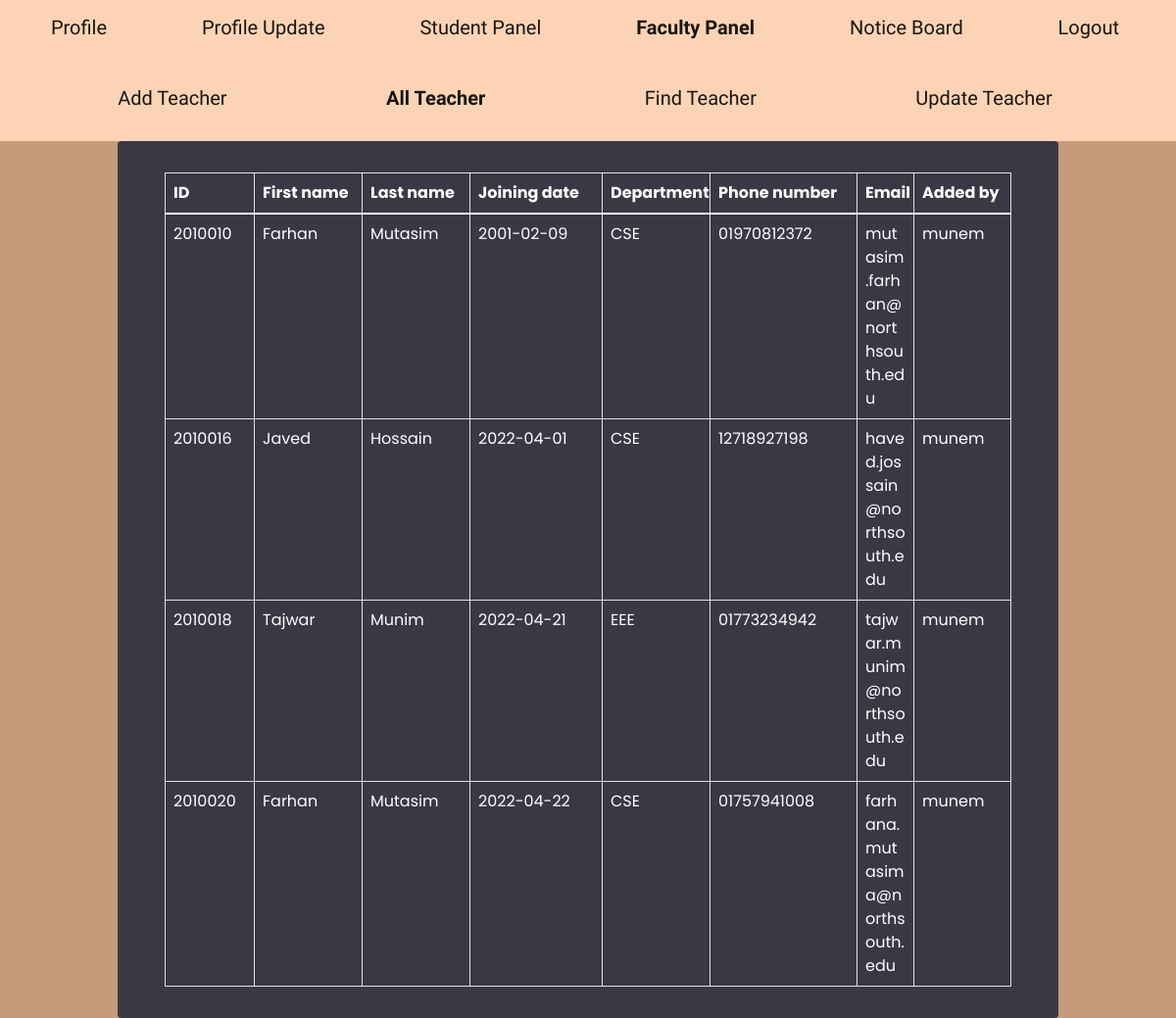
Screenshot of /admin_teacher_showing_teacher.php with the database file from the repository.
### tables this page shows
CREATE TABLE `teacher_user` (
  `id` int(11) NOT NULL,
  `fname` varchar(100) NOT NULL,
  `lname` varchar(100) DEFAULT NULL,
  `teacherphone` varchar(20) DEFAULT NULL,
  `teacheremail` varchar(100) DEFAULT NULL,
  `dept` char(3) DEFAULT NULL,
  `joining_date` date DEFAULT NULL,
  `teacheruser` varchar(100) DEFAULT NULL,
  `teacherpass` varchar(100) DEFAULT NULL,
  `added_by` varchar(40) NOT NULL
);

### admin_teacher_showing_teacher.php (the view, shortened to what this page needs)
<?php
    require_once('configure.php');
?>
<!DOCTYPE html>
<html lang="en">
<head>
    <link href="https://cdn.jsdelivr.net/npm/bootstrap@5.1.3/dist/css/bootstrap.min.css" rel="stylesheet"
>
    <link rel="stylesheet" href="update.css">
    <link rel="stylesheet" href="admin.css">
    <link rel="stylesheet" href="navfont.css">
</head>
<body>
    <header>
    <nav class="navbar navbar-light">
            <div class="container">
                <a class="navbar-brand" href="admin_profile.php">
                    <p>&nbsp; Profile</p>
                </a>
                <a class="navbar-brand" href="admin_profile_update.php">
                    <p>&nbsp; Profile Update</p>
                </a>
                <a class="navbar-brand" href="admin_student.php">
                    <p>&nbsp; Student Panel</p>
                </a>
                <a class="navbar-brand fw-bolder" href="admin_teacher.php">
                    <p>&nbsp; Faculty Panel</p>
                </a>
                <a class="navbar-brand" href="admin_adding_notice.php">
                    <p>&nbsp; Notice Board</p>
                </a>
                <a class="navbar-brand" href="admin_logout.php">
                    <p>&nbsp; Logout</p>
                </a>
            </div>
        </nav>
        <nav class="navbar navbar-light">
            <div class="container justify-content-around">
                <a class="navbar-brand" href="admin_teacher_adding_teacher.php">
                    <p>&nbsp; Add Teacher</p>
                </a>
                <a class="navbar-brand fw-bolder" href="admin_teacher_showing_teacher.php">
                    <p>&nbsp; All Teacher</p>
                </a>
                <a class="navbar-brand" href="admin_teacher_search_teacher.php">
                    <p>&nbsp; Find Teacher</p>
                </a>
                <a class="navbar-brand" href="admin_teacher_update_teacher.php">
                    <p>&nbsp; Update Teacher</p>
                </a>
            </div>
        </nav>
    </header>
    <main class="mx-auto border border-0 rounded rounded-2 text-white px-5 pb-3 pt-3" style="width: 80%;">
        <table class="table text-white table-bordered mt-3 customtable">
            <thead>
                <th style="width: 91px;">ID </th>
                <th style="width: 110px;">First name </th>
                <th style="width: 110px;">Last name </th>
                <th style="width: 135px;">Joining date </th>
                <th style="width: 110px;">Department </th>
                <th style="width: 150px;">Phone number </th>
                <th >Email </th>
                <th style="width: 99px;">Added by </th>
            </thead>
            <tbody>
        <?php
        $select = mysqli_query($con, "SELECT * FROM teacher_user");
            while($row = mysqli_fetch_array($select))
            {
                echo "<tr>
                    <td>" . $row['id'] . "</td>
                    <td>" . ucwords($row['fname']) . "</td>
                    <td>" . ucwords($row['lname']) . "</td>
                    <td>" . $row['joining_date'] . "</td>
                    <td>" . $row['dept'] . "</td>
                    <td>" . $row['teacherphone'] . "</td>
                    <td>" . $row['teacheremail'] . "</td>
                    <td>" . $row['added_by'] . "</td>
                </tr>";
            }
        ?>
            </tbody>
        </table>
    </main>
</body>
</html>

### update.css (style rules this page uses)
main { font-weight: 700; font-family: 'Poppins', sans-serif; }

### admin.css (style rules this page uses)
body { background-color: #C69B7B; }
nav { background-color: #fcd4b5; }
main { background-color: #3A3845; }

### admin_teacher_showing_teacher.php (style rules this page uses)
tbody { font-weight: 400; }
.customtable { table-layout: fixed; }
td { word-wrap: break-word; }

### rows the page displays
teacher_user: id "2010010", fname "Farhan", lname "Mutasim", joining_date "2001-02-09", dept "CSE", teacherphone "01970812372", teacheremail "mutasim.farhan@northsouth.edu", added_by "munem"
teacher_user: id "2010016", fname "Javed", lname "Hossain", joining_date "2022-04-01", dept "CSE", teacherphone "12718927198", teacheremail "haved.jossain@northsouth.edu", added_by "munem"
teacher_user: id "2010018", fname "Tajwar", lname "Munim", joining_date "2022-04-21", dept "EEE", teacherphone "01773234942", teacheremail "tajwar.munim@northsouth.edu", added_by "munem"
teacher_user: id "2010020", fname "Farhan", lname "Mutasim", joining_date "2022-04-22", dept "CSE", teacherphone "01757941008", teacheremail "farhana.mutasima@northsouth.edu", added_by "munem"
